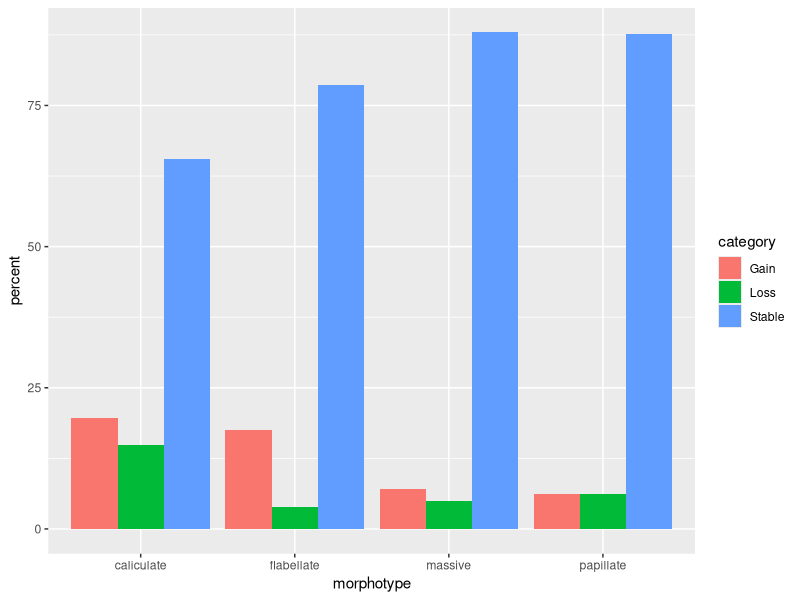
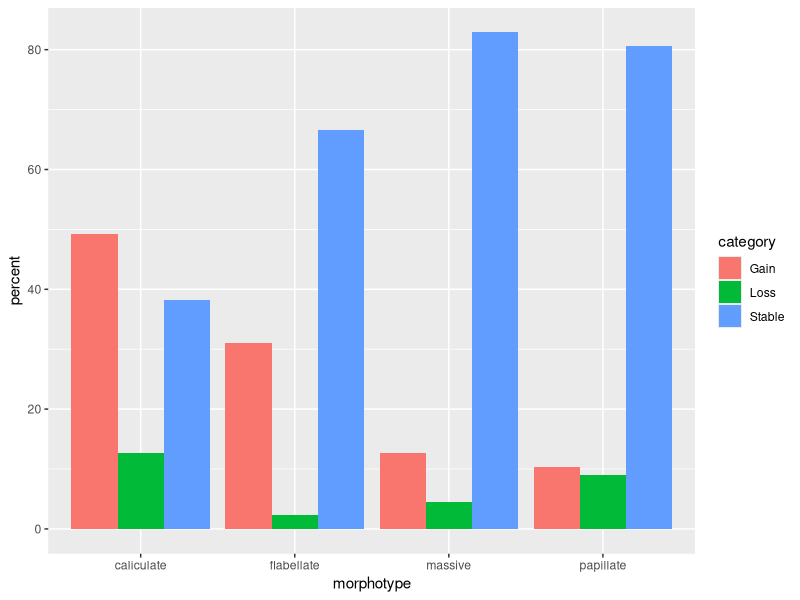
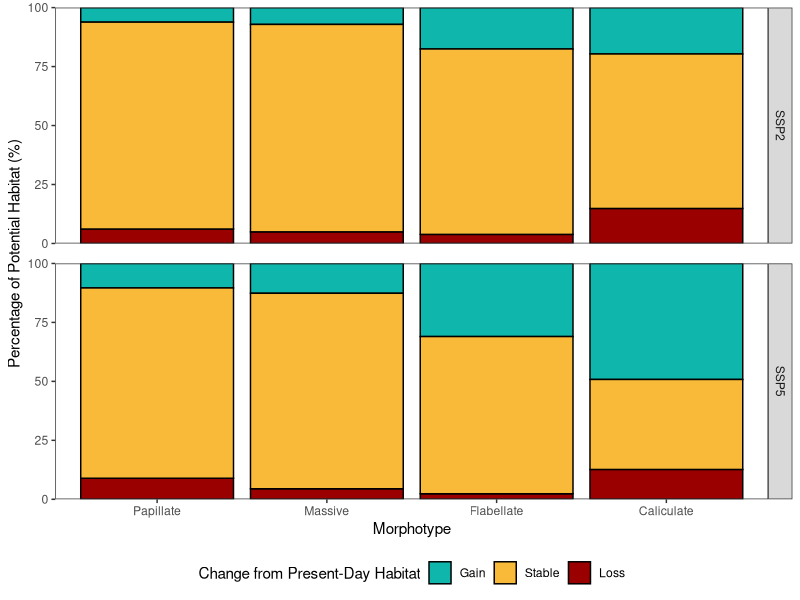

Reproduce these figures in R, in order.
# bar plot of shift responses
# 9/3/2024

#Aim
# To combine percentage responses from each modelled morph into 1 bar chart

# LIBRARY
library(tidyverse)
library(viridis)
library(kableExtra)

# For colorblind-friendly palettes


# DATA ----
# ssp2
massivessp2 <- read.csv("models/massive/massivessp2_percentchange.csv")
caliculatessp2<- read.csv("models/caliculate/caliculatessp2_percentchange.csv")
flabellatessp2 <- read.csv("models/flabellate/flabellatessp2_percentchange.csv")
papillatessp2 <- read.csv("models/papillate/papillatessp2_percentchange.csv")

# ssp5
massivessp5 <- read.csv("models/massive/massivessp5_percentchange.csv")
caliculatessp5 <- read.csv("models/caliculate/caliculatessp5_percentchange.csv")
flabellatessp5 <- read.csv("models/flabellate/flabellatessp5_percentchange.csv")
papillatessp5  <- read.csv("models/papillate/papillatessp5_percentchange.csv")

# Bind data into 1 ----
changes <- bind_rows(massivessp2, massivessp5,
                     caliculatessp2, caliculatessp5,
                     flabellatessp2, flabellatessp5,
                     papillatessp2, papillatessp5)

changes <- changes%>%
  mutate(category = as.factor(category),
         scenario = as.factor(scenario),
         morphotype = as.factor(morphotype))
# plots
changes%>%
  filter(scenario == "ssp2")%>%
  group_by(morphotype)%>%
  ggplot(aes(x = morphotype, y = percent, fill = category)) +
  geom_bar(stat = "identity", position = "dodge")
  
changes%>%
  filter(scenario == "ssp5")%>%
  group_by(morphotype)%>%
  ggplot(aes(x = morphotype, y = percent, fill = category)) +
  geom_bar(stat = "identity", position = "dodge")

percent_change_plot <- changes%>%
  mutate(morphotype = factor(str_to_title(morphotype), 
                            levels = c("Papillate", "Massive", "Flabellate", "Caliculate")),
         scenario = toupper(scenario),
         category = factor(category, levels = c("Gain","Stable","Loss"))) %>%
  group_by(scenario, morphotype)%>%
  ggplot(aes(x = morphotype, y = percent, fill = category)) +
  geom_bar(stat = "identity", position = "stack",color = "black") +
  facet_grid(scenario ~ .) +  # This arranges scenarios in rows
  labs(x = "Morphotype",
       y = "Percentage of Potential Habitat (%)",
       fill = 
       "Change from Present-Day Habitat")+
  scale_fill_manual(values = c("Gain" = "#0AB4A9F9", 
                               "Loss" = "#9A0000FF", 
                               "Stable" = "#FABA39FF")) +
  theme_bw() +
  scale_y_continuous(expand = c(0, 0)) +
  theme_bw() +
  theme(panel.spacing = unit(1, "lines"),
        panel.grid = element_blank(),
        legend.position = "bottom")

ggsave("analysis/shifts/percent_change_plot_stacked.png", width = 6, height = 6, dpi = 300)

## table of percentages for result write up
wide_changes <- changes %>%
  select(-X) %>%
  pivot_wider(names_from = category, values_from = percent, values_fill = 0)
